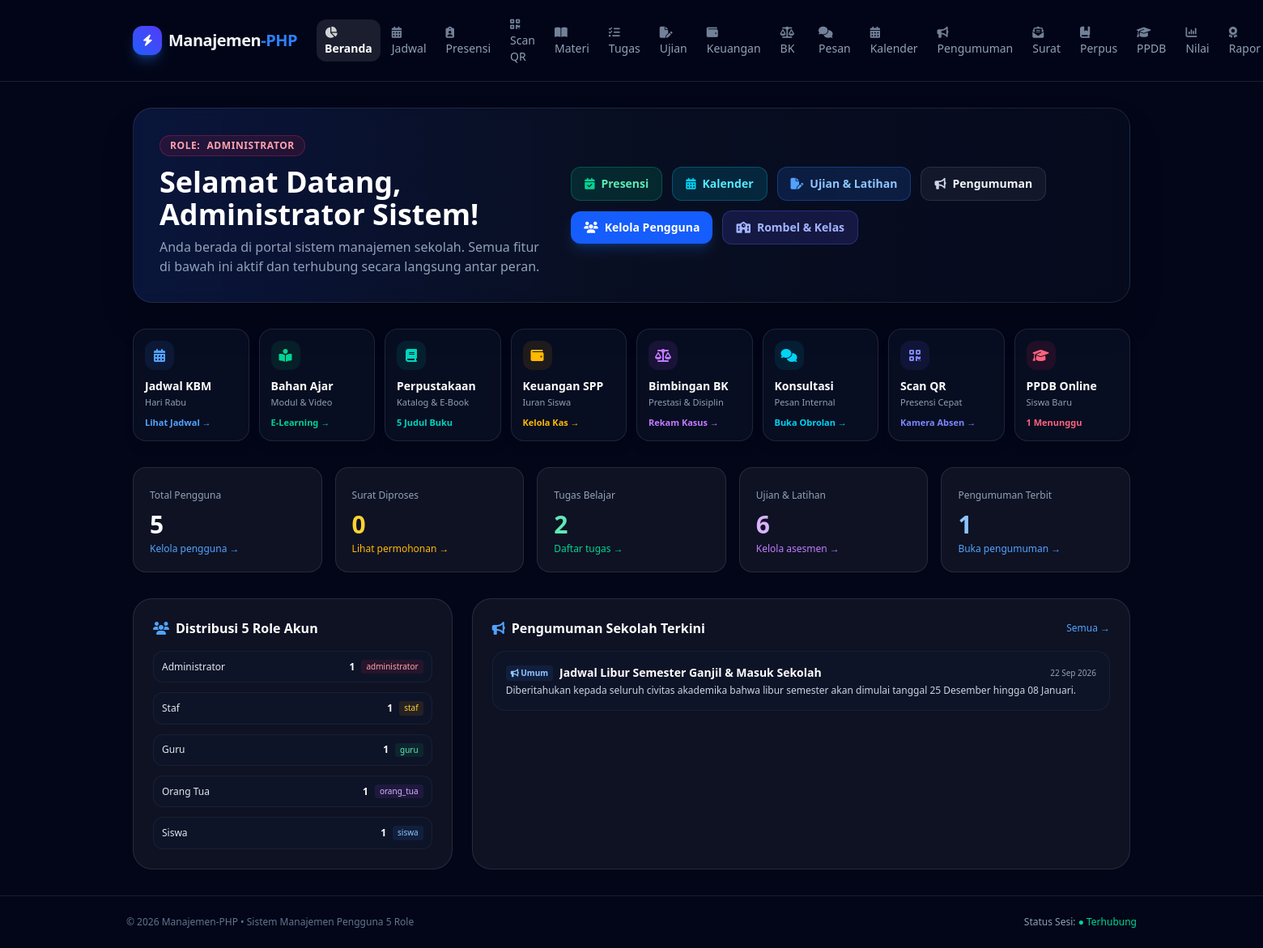
Page /dashboard/index.php (signed in) on the committed database.
### tables this page shows
CREATE TABLE IF NOT EXISTS `announcements` (
    `id` INT AUTO_INCREMENT PRIMARY KEY,
    `title` VARCHAR(200) NOT NULL,
    `content` TEXT NOT NULL,
    `target_role` ENUM('semua', 'guru', 'siswa', 'orang_tua', 'staf') NOT NULL DEFAULT 'semua',
    `class_id` INT DEFAULT NULL,
    `category` ENUM('umum', 'akademik', 'kegiatan', 'penting', 'darurat') NOT NULL DEFAULT 'umum',
    `is_pinned` TINYINT(1) NOT NULL DEFAULT 0,
    `attachment_url` VARCHAR(255) DEFAULT NULL,
    `status` ENUM('draft', 'published') NOT NULL DEFAULT 'published',
    `expires_at` DATETIME DEFAULT NULL,
    `event_id` INT DEFAULT NULL,
    `author_id` INT NOT NULL,
    `created_at` TIMESTAMP DEFAULT CURRENT_TIMESTAMP,
    `updated_at` TIMESTAMP DEFAULT CURRENT_TIMESTAMP ON UPDATE CURRENT_TIMESTAMP,
    CONSTRAINT `fk_announcements_author` FOREIGN KEY (`author_id`) REFERENCES `users` (`id`) ON DELETE CASCADE
);

### dashboard/index.php (the view, shortened to what the rows shown need)
<?php
require_once __DIR__ . "/includes/header.php";
$class_filter_sql = "";
$class_params = [];
$stmt_ann = $pdo->prepare("
    SELECT a.*, u.name as author_name
    FROM announcements a
    JOIN users u ON a.author_id = u.id
    WHERE a.status = 'published'
      AND (a.expires_at IS NULL OR a.expires_at > NOW())
      AND a.target_role IN ('semua', ?)
      $class_filter_sql
    ORDER BY a.is_pinned DESC, a.id DESC LIMIT 5
");
$stmt_ann->execute(array_merge([$user_role], $class_params));
$latest_announcements = $stmt_ann->fetchAll();
?>
<div class="relative overflow-hidden rounded-3xl border border-white/10 bg-gradient-to-r from-blue-900/30 via-slate-900/50 to-slate-900/30 p-6 sm:p-8 backdrop-blur shadow-2xl mb-8">
    <div class="relative z-10 flex flex-col md:flex-row md:items-center justify-between gap-6">
        <div>
            <h1 class="text-2xl sm:text-3xl md:text-4xl font-extrabold text-white">
                Selamat Datang, <?= htmlspecialchars($user_name) ?>!
            </h1>
        </div>
    </div>
</div>
<?php if ($user_role === 'administrator'): ?>
    <div class="grid grid-cols-1 lg:grid-cols-3 gap-6">
        <div class="lg:col-span-2 rounded-3xl border border-white/10 bg-white/5 p-6">
            <div class="space-y-3">
                <?php foreach ($latest_announcements as $a):
                    $a_cat = ANNOUNCEMENT_CATEGORIES[$a['category'] ?? 'umum'] ?? ANNOUNCEMENT_CATEGORIES['umum'];
                ?>
                    <div class="p-4 rounded-2xl bg-slate-900/60 border <?= !empty($a['is_pinned']) ? 'border-amber-500/30' : 'border-white/5' ?>">
                        <div class="flex items-center justify-between gap-2 mb-1">
                            <div class="flex items-center gap-2 min-w-0">
                                <span class="rounded px-1.5 py-0.5 text-[10px] font-semibold <?= $a_cat['badge'] ?> flex-shrink-0"><?= $a_cat['icon'] ?> <?= $a_cat['label'] ?></span>
                                <h4 class="text-sm font-bold text-white truncate"><?= htmlspecialchars($a['title']) ?></h4>
                            </div>
                            <div class="flex items-center gap-1.5 flex-shrink-0">
                                <span class="text-[10px] text-slate-400"><?= date('d M Y', strtotime($a['created_at'])) ?></span>
                            </div>
                        </div>
                        <p class="text-xs text-slate-300 line-clamp-2"><?= htmlspecialchars($a['content']) ?></p>
                    </div>
                <?php endforeach; ?>
            </div>
        </div>
    </div>
<?php endif; ?>
<?php require_once __DIR__ . "/includes/footer.php"; ?>

### rows in the picture
announcements: category "Umum", title "Jadwal Libur Semester Ganjil & Masuk Sekolah", created_at "22 Sep 2026", content "Diberitahukan kepada seluruh civitas akademika bahwa libur semester akan dimulai tanggal 25 Desember hingga 08 Januari."

### other values in the picture
getRoleLabel($user_role) "ADMINISTRATOR"
$user_name "Administrator Sistem"
$dash_book_count "5"
$dash_ppdb_pending "1"
$total_users "5"
$total_requests_pending "0"
$total_assignments "2"
$total_exams "6"
count($latest_announcements) "1"
$lbl "Administrator"
$role_counts[$k] "1"
$k "administrator"
$lbl "Staf"
$k "staf"
$lbl "Guru"
